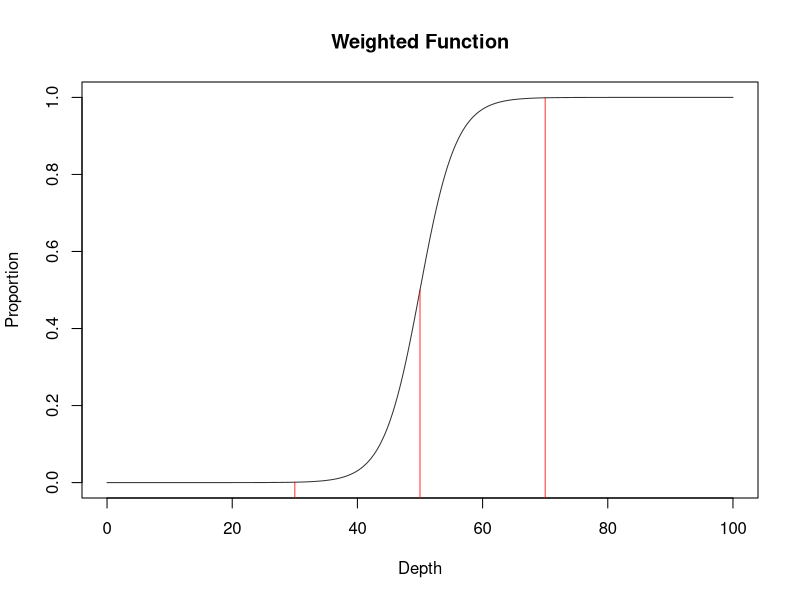

This chart was generated by the following R code:


## Example of the weighted function
w <- function(x){ # Pondering function (it is a logistic regression with a fix)
  b_1 = log(1000-1)/20 # param[5] is the delay
  b_0 = -b_1*50 # param[6] is the A/C boundary
  w <- 1/ (1 + exp(-b_0-b_1*x))
  return(w)
}


x<- seq(0,100,.1)

ws <- w(x)


plot(x,ws,type='l',col=rgb(0,0,0,.8),ylab ='Proportion' ,xlab='Depth',main='Weighted Function')
segments(x0 = 50,x1 = 50,y0 = -.1,y1=w(50),col=rgb(1,0,0,.8))
segments(x0 = 30,x1 = 30,y0 = -.1,y1=w(30),col=rgb(1,0,0,.8))
segments(x0 = 70,x1 = 70,y0 = -.1,y1=w(70),col=rgb(1,0,0,.8))
pdf('~/GitHub/Bayesian_Carbon_Acc/Manuscript/Figures/weighted_fun.pdf')
